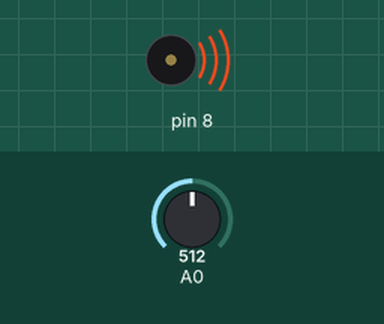
This sketch was run on a simulated Arduino Uno, built with avr-gcc and run on an emulated ATmega328P. Shown: buzzer (waves = sounding). The test bench sets the inputs (shaded band); at power-on: A0 = 512. What the sketch prints to the serial monitor is not drawn.

Above: at 0.1 s.
Timing chart, 0 to 1.6 s (numbered marks = the images above):
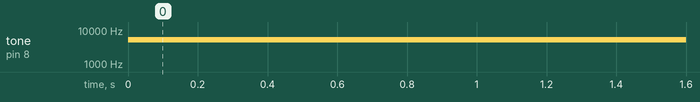

The sketch:

pitchFollower.ino
```cpp
void setup() {
  // put your setup code here, to run once:
  Serial.begin(9600);
}

void loop() {
  // put your main code here, to run repeatedly:
  int reading = analogRead(A0);
  Serial.println(reading);
  int thisPitch = map(reading, 400, 1000, 300,1500);
  tone(8,thisPitch * 10, 10);
  delay(1);
}
```

Measured:
- by itself, tone on pin 8: silent → 5240 Hz at 0.00 s
